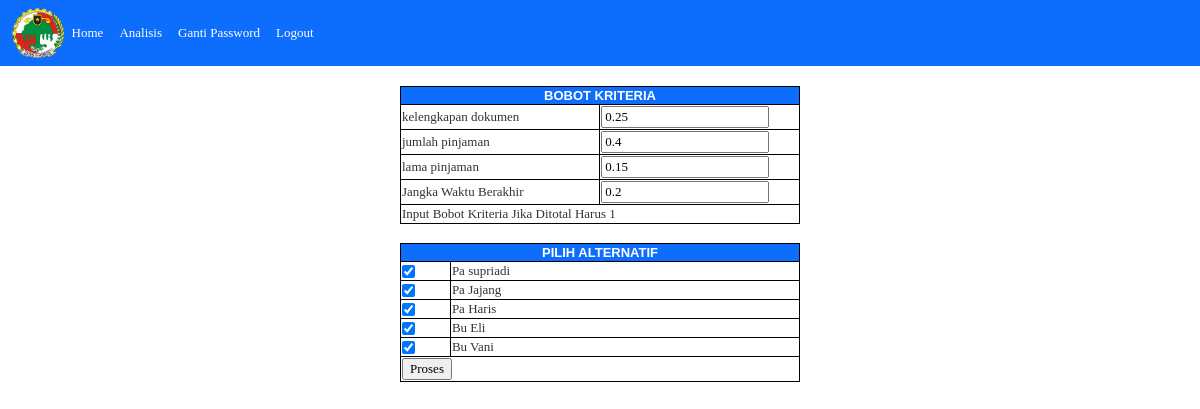
Screenshot of /konsultasi-maut-php-mysql-utama.php (signed in) with the database file from the repository.
### tables this page shows
CREATE TABLE `kriteria` (
  `id_kriteria` int(11) NOT NULL,
  `nama_kriteria` varchar(100) DEFAULT NULL,
  `bobot_kriteria` double DEFAULT NULL
);

CREATE TABLE `alternatif` (
  `id_alternatif` int(11) NOT NULL,
  `nama_alternatif` varchar(200) DEFAULT NULL
);

### konsultasi-maut-php-mysql-utama.php (the view, shortened to what this page needs)
<?php
include("koneksi.php");
?>
<head>
	<link href="https://cdn.jsdelivr.net/npm/bootstrap@5.0.2/dist/css/bootstrap.min.css" rel="stylesheet">
	<link rel="stylesheet" href="style.css">
</head>
<!doctype html>
<html lang="en">
<body>
	<nav class="navbar navbar-expand-lg navbar-dark bg-primary x-4">
		<div class="container-fluid">
			<img src="2.png" widht="55" height="50">
			<div class="collapse navbar-collapse" id="navbarNav">
				<ul class="navbar-nav">
					<li class="nav-item">
						<a class="nav-link active" aria-current="page" href="pusat.php">Home</a>
					</li>
					<li class="nav-item">
						<a class="nav-link active" aria-current="page" href="konsultasi-maut-php-mysql-utama.php">Analisis</a>
					</li>
					<li class="nav-item">
						<a class="nav-link active" aria-current="page" href="ganti-password.php">Ganti Password</a>
					</li>
					<li class="nav-item">
						<a class="nav-link active" aria-currient="page" href="logout.php">Logout</a>
					</li>
				</ul>
			</div>
		</div>
	</nav>
	<?php
	if (!isset($_POST['button'])) {
	?>
		<form name="form1" method="post" action=""><br>
			<table class="table-bordered" align="center" style="border-color:black" width="400">
				<tr>
					<th bgcolor=#0D6EFD colspan="2"><a style="color: white; font-size:15px">
							<div align="center"><strong>
									<font size="2" face="Arial, Helvetica, sans-serif">
										<font size="2">BOBOT KRITERIA</font>
									</font>
								</strong></div>
					</th>
					<?php
					$q = mysqli_query($db, "select * from kriteria ORDER BY id_kriteria");
					while ($r = mysqli_fetch_array($q)) {
					?>
				<tr>
					<td width="200">
						<?php echo $r['nama_kriteria']; ?>
					</td>
					<td width="200">
						<input id="bobot_kriteria_<?php echo $r['id_kriteria']; ?>" name="bobot_kriteria_<?php echo $r['id_kriteria']; ?>" type="text" value="<?php echo $r['bobot_kriteria']; ?>">
					</td>
				</tr>
			<?php } ?>
			<tr>
				<td colspan="2">Input Bobot Kriteria Jika Ditotal Harus 1</td>
			</tr>
			</table>
			<br>
			<table class="table-bordered" align="center" style="border-color:black" width="400">
				<tr>
					<th bgcolor=#0D6EFD colspan="2"><a style="color: white; font-size:15px">
							<div align="center"><strong>
									<font size="2" face="Arial, Helvetica, sans-serif">
										<font size="2">PILIH ALTERNATIF</font>
									</font>
								</strong></div>
					</th>
					<?php
					$q = mysqli_query($db, "select * from alternatif ORDER BY id_alternatif");
					while ($r = mysqli_fetch_array($q)) {
					?>
				<tr>
					<td width="50">
						<input id="alternatif<?php echo $r['id_alternatif']; ?>" name="alternatif<?php echo $r['id_alternatif']; ?>" type="checkbox" value="true" checked>
					</td>
					<td width="350">
						<?php echo $r['nama_alternatif']; ?>
					</td>
				</tr>
			<?php } ?>
			<tr>
				<td colspan="2"><input type="submit" name="button" value="Proses"></td>
			</tr>
			</table>
			<br>
		</form>
		<?php
	}
		?>
		<br />
</body>
</html>

### style.css (style rules this page uses)
body, td, th { font-family: Georgia, Times New Roman, Times, serif; font-size: 13px; color: #333333; }
a:link { text-decoration: none; color: #333333; }

### rows the page displays
kriteria: nama_kriteria "kelengkapan dokumen", bobot_kriteria "0.25"
kriteria: nama_kriteria "jumlah pinjaman", bobot_kriteria "0.4"
kriteria: nama_kriteria "lama pinjaman", bobot_kriteria "0.15"
kriteria: nama_kriteria "Jangka Waktu Berakhir", bobot_kriteria "0.2"
alternatif: nama_alternatif "Pa supriadi"
alternatif: nama_alternatif "Pa Jajang"
alternatif: nama_alternatif "Pa Haris"
alternatif: nama_alternatif "Bu Eli"
alternatif: nama_alternatif "Bu Vani"
